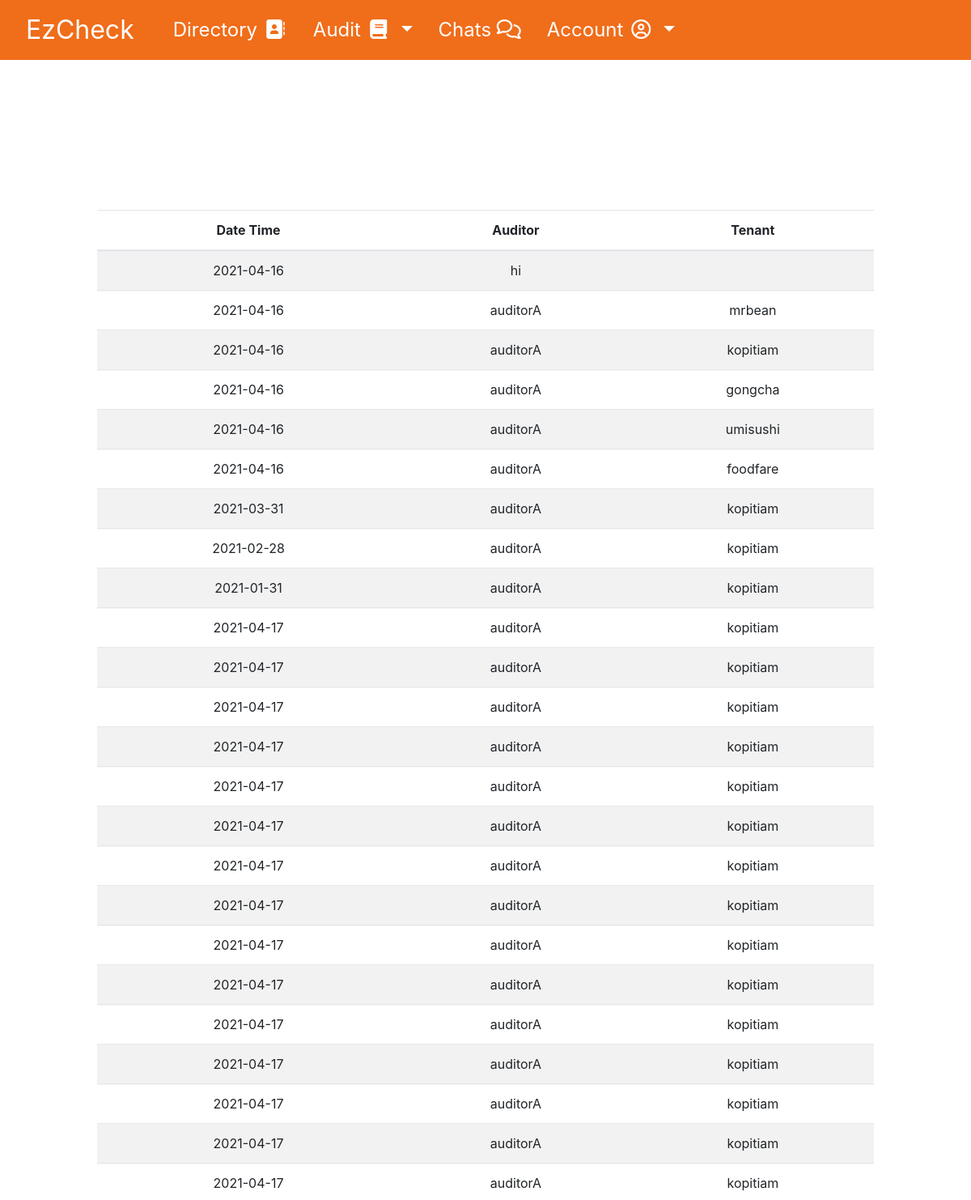
/saved, run on an earlier commit of the app's database.
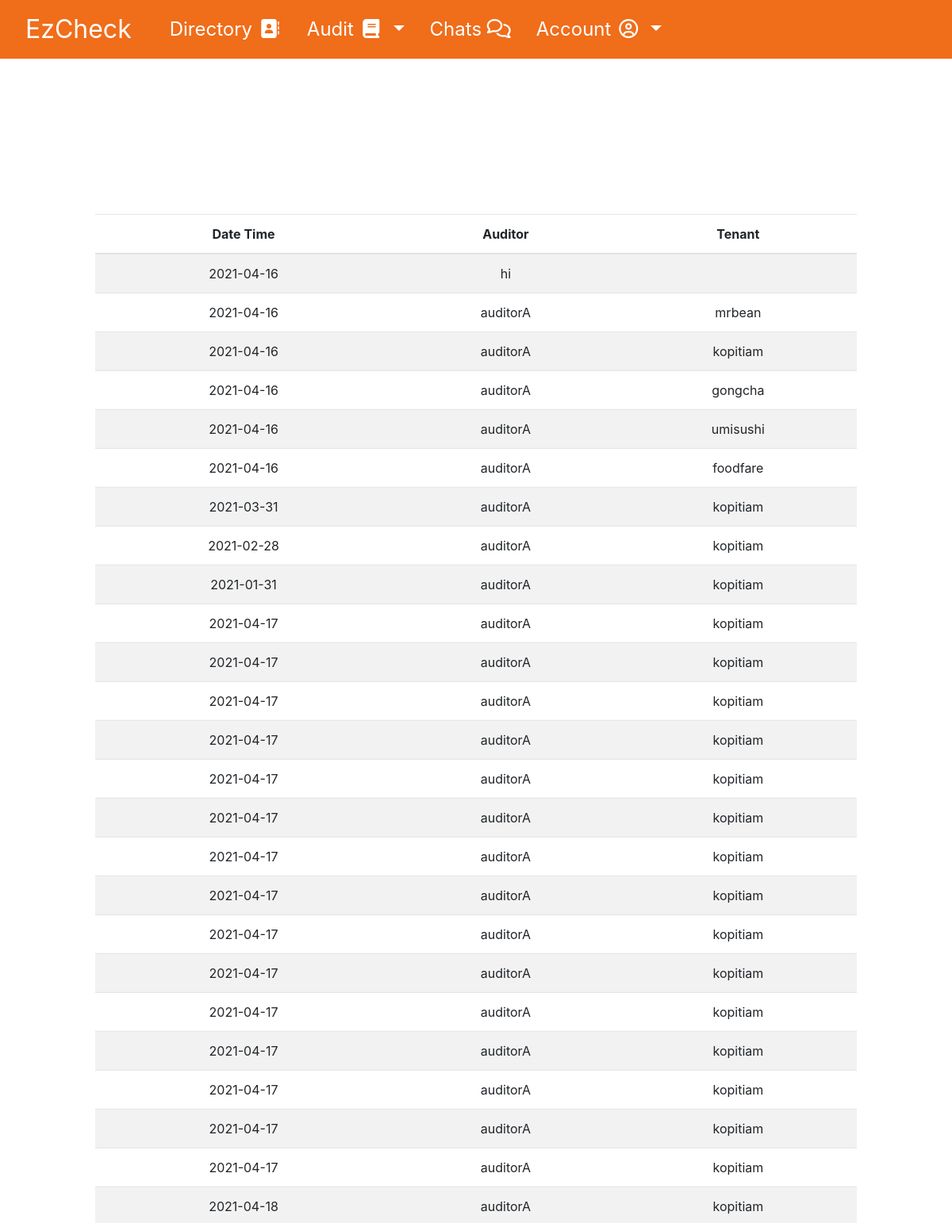
And on a later commit of the database.
### app/models.py (models this page shows, shortened)
class Audit(db.Model):
    id = db.Column(db.Integer, primary_key = True)
    timestamp = db.Column(db.DateTime, index=True)
    auditor = db.Column(db.String(64), db.ForeignKey('user.username'),nullable=False)
    tenant = db.Column(db.String(64), db.ForeignKey('user.username'), nullable=False)
    audit_ref = db.relationship("User", foreign_keys = [auditor])
    tenant_ref = db.relationship("User", foreign_keys = [tenant])
    part1_score = db.Column(db.Integer)
    part2_score = db.Column(db.Integer)
    part3_score = db.Column(db.Integer)
    part4_score = db.Column(db.Integer)
    part5_score = db.Column(db.Integer)
    total_score = db.Column(db.Integer)
    remarks = db.Column(db.String(64), nullable=False)
    rectification = db.Column(db.Integer)
    comments = db.relationship("Comments", backref = 'audit', lazy = 'dynamic')

### app/routes.py (the view)
@app.route('/saved', methods=['GET', 'POST'])
def saved_audit():
    audit = Audit.query.all()
    dates = []
    for data in audit:
        date = str(data.timestamp)
        date = date.split(' ')
        date = date[0]
        d = {'date':date, 'auditor':data.auditor, 'tenant': data.tenant}
        dates.append(d)
    return render_template("saved_audit.html", dates=dates)

### app/templates/saved_audit.html
{% extends "base.html" %}
{% block content %}
    <table class="table table-striped">
        <thead>
        <tr>
            <th>Date Time</th>
            <th>Auditor</th>
            <th>Tenant</th>
        </tr>
        </thead>
        <tbody>
        {% for data in dates %}
            <tr>
                <td>{{ data.date }}</td>
                <td>{{ data.auditor }}</td>
                <td>{{ data.tenant }}</td>
            </tr>
        {% endfor %}
        </tbody>
    </table>
{% endblock %}

### app/templates/base.html (shortened to what this page needs)
<!DOCTYPE html>
<html lang="en">
    <head>
        {% block head %}
        <link rel="stylesheet" href="https://maxcdn.bootstrapcdn.com/bootstrap/4.5.2/css/bootstrap.min.css">
        <link rel="stylesheet" type="text/css" href="{{ url_for('static', filename='styles/styles.css')}}"/>
        <link rel="stylesheet" type="text/css" href="{{ url_for('static', filename='styles/audit_checklist.css')}}"/>
        <link rel="stylesheet" type="text/css" href="{{ url_for('static', filename='styles/mainpage.css')}}"/>
        <link rel="stylesheet" type="text/css" href="{{ url_for('static', filename='styles/view_data.css')}}"/>
        <link rel="stylesheet" type="text/css" href="{{ url_for('static', filename='styles/directory.css')}}"/>
        <link rel="stylesheet" type="text/css" href="{{ url_for('static', filename='styles/chat.css')}}"/>
        <link rel="stylesheet" type="text/css" href="{{ url_for('static', filename='styles/broadcast.css')}}"/>
        {% endblock %}
    </head>
    <body>
       <header>
        <nav class="navbar navbar-expand-lg fixed-top navbar-dark" style="background-color: #f06d1a; font-size:  x-large;" >
            <a class="navbar-brand px-3" style="font-size: xx-large;" href="{{url_for('main_page')}}">
              EzCheck
            </a>
            <div class="collapse navbar-collapse" id="navbarSupportedContent">
              <ul class="navbar-nav mr-auto">
                <li class="nav-item">
                  <a class="nav-link px-3 " href="{{url_for('directory_page')}}" style="color: white;">Directory  <i class="fas fa-address-book fa-fw"></i></a>
                </li>
                {% if session["clearance"] == "auditor" %}
                <li class="nav-item dropdown">
                  <a class="nav-link dropdown-toggle px-3 white" href="{{url_for('main_page')}}" id="navbarDropdown" role="button" data-toggle="dropdown" aria-haspopup="true" aria-expanded="false" style="color: white;">
                    Audit  <i class="fas fa-book fa-fw"></i>
                  </a>
                  <div class="dropdown-menu" aria-labelledby="navbarDropdown" style="border:none; background-color:#f06d1a;">
                    <a class="dropdown-item px-3" href="{{url_for('audits.create_audit')}}" style="color: white;">Create</a>
                    <a class="dropdown-item px-3" href="{{url_for('audits.view_audits')}}" style="color: white;">View</a>
                  </div>
                </li>
                <li class="nav-item dropdown">
                  <a class="nav-link dropdown-toggle px-3 white" href="{{url_for('main_page')}}" id="navbarDropdown" role="button" data-toggle="dropdown" aria-haspopup="true" aria-expanded="false" style="color: white;">
                    Data  <i class="fas fa-chart-line fa-fw"></i>
                  </a>
                  <div class="dropdown-menu" aria-labelledby="navbarDropdown" style="border:none; background-color:#f06d1a;">
                    <a class="dropdown-item px-3" href="{{url_for('data_page')}}" style="color: white;">Compare</a>
                    <a class="dropdown-item px-3" href="{{url_for('data_individual')}}" style="color: white;">View</a>
                    <a class="dropdown-item px-3" href="{{url_for('data_frequency')}}" style="color: white;">Frequency</a>
                  </div>
                <li class="nav-item">
                  <a class="nav-link px-3 " href="{{url_for('chat_page')}}" style="color: white;">Chats  <i class="far fa-comments"></i></i></a>
                </li>
                <li class="nav-item">
                  <a class="nav-link px-3 " href="{{url_for('create_broadcast')}}" style="color: white;">Broadcast  <i class="fas fa-bullhorn"></i></a>
                </li>
                <li class="nav-item dropdown float-right">
                  <a class="nav-link px-3 dropdown-toggle" href="/" id="navbarDropdown" role="button" data-toggle="dropdown" aria-haspopup="true" aria-expanded="false" style="color: white;">
                  Account <i class="far fa-user-circle fa-fw"></i>
                  </a>
                  <div class="dropdown-menu" aria-labelledby="navbarDropdown" style="border:none; background-color:#f06d1a;">
                    <a class="dropdown-item px-3 mx-auto"  href="{{url_for('settings')}}" style="color: white;">Settings</a>
                    <a class="dropdown-item px-3 justify-content-center" id="logout" href="{{url_for('login_page')}}" style="color: white;">Log Out</a>
                  </div>
                </li>
                {% else %}
                <li class="nav-item dropdown">
                  <a class="nav-link dropdown-toggle px-3 white" href="{{url_for('main_page')}}" id="navbarDropdown" role="button" data-toggle="dropdown" aria-haspopup="true" aria-expanded="false" style="color: white;">
                    Audit  <i class="fas fa-book fa-fw"></i>
                  </a>
                </li>
                <li class="nav-item">
                  <a class="nav-link px-3 " href="{{url_for('chat_page')}}" style="color: white;">Chats  <i class="far fa-comments"></i></i></a>
                </li>
                <li class="nav-item dropdown float-right">
                  <a class="nav-link px-3 dropdown-toggle" href="/" id="navbarDropdown" role="button" data-toggle="dropdown" aria-haspopup="true" aria-expanded="false" style="color: white;">
                  Account <i class="far fa-user-circle fa-fw"></i>
                  </a>
                </li>
                {% endif %}
              </ul>
            </div>
          </nav>
       </header>
        <div id="container">
          {% block content %}{% endblock %}
        </div>
    </body>
</html>

### app/static/styles/styles.css (style rules this page uses)
div#container { position: absolute; top: 55%; left: 50%; margin-right: -50%; transform: translate(-50%, -50%); align-items: center; text-align: center; display: inline-block; width: 80%; height: 75%; font-family: -apple-system, BlinkMacSystemFont, "Segoe UI", Roboto, Oxygen-Sans, Ubuntu, Cantarell, "Helvetica Neue", sans-serif, 'Nunito Sans' !important; }
i::before { background:transparent !important; }
ul.navbar-nav { align-items:left; }

What changed in the data, as far as the page shows it:
added Audit: date "2021-04-18", auditor "auditorA", tenant "kopitiam"
